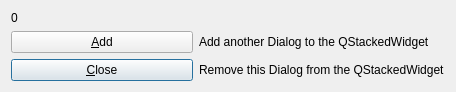
<?xml version="1.0" encoding="UTF-8"?>
<ui version="4.0">
 <class>Dialog</class>
 <widget class="QDialog" name="Dialog">
  <property name="geometry">
   <rect>
    <x>0</x>
    <y>0</y>
    <width>456</width>
    <height>91</height>
   </rect>
  </property>
  <property name="windowTitle">
   <string>Dialog</string>
  </property>
  <layout class="QGridLayout" name="gridLayout">
   <item row="2" column="0">
    <widget class="QPushButton" name="button_close">
     <property name="text">
      <string>&amp;Close</string>
     </property>
    </widget>
   </item>
   <item row="2" column="1">
    <widget class="QLabel" name="label_close">
     <property name="text">
      <string>Remove this Dialog from the QStackedWidget</string>
     </property>
    </widget>
   </item>
   <item row="1" column="1">
    <widget class="QLabel" name="label_add">
     <property name="text">
      <string>Add another Dialog to the QStackedWidget</string>
     </property>
    </widget>
   </item>
   <item row="1" column="0">
    <widget class="QPushButton" name="button_add">
     <property name="text">
      <string>&amp;Add</string>
     </property>
    </widget>
   </item>
   <item row="0" column="0" colspan="2">
    <widget class="QLabel" name="label_value">
     <property name="text">
      <string>0</string>
     </property>
    </widget>
   </item>
  </layout>
 </widget>
 <layoutdefault spacing="6" margin="11"/>
 <resources/>
 <connections/>
</ui>
